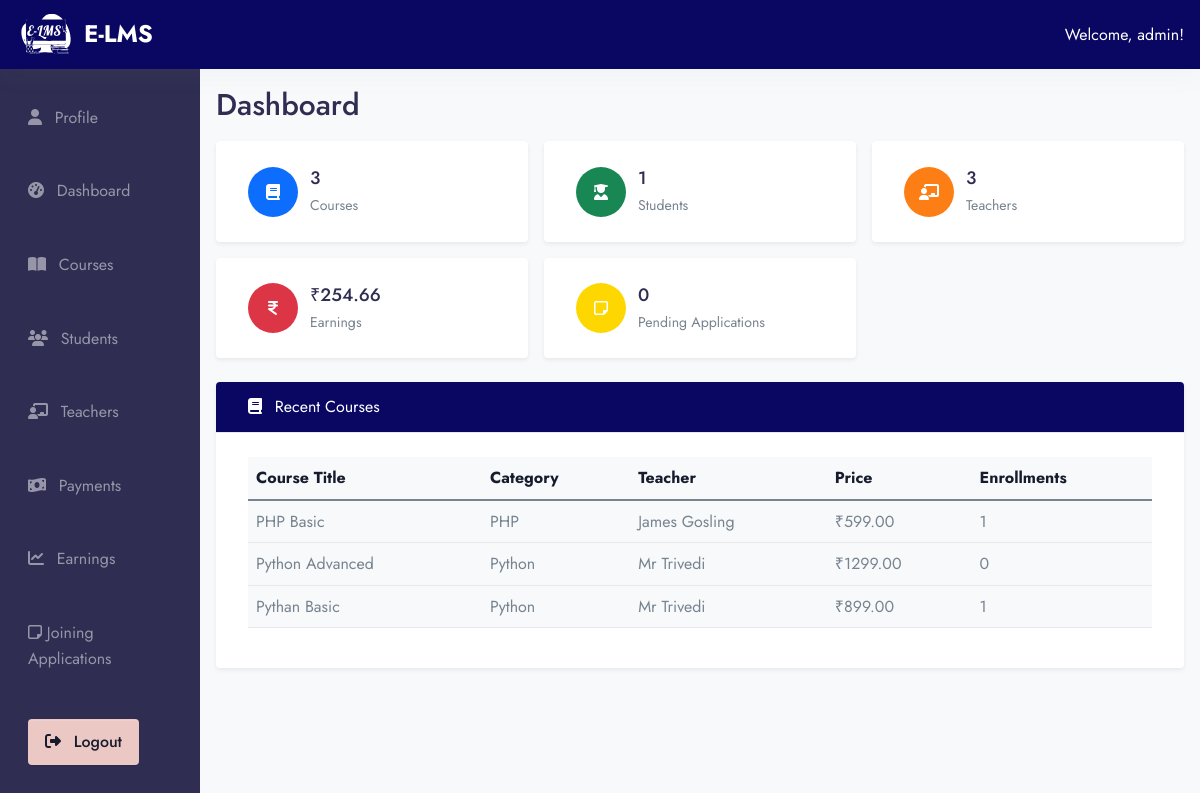
The app's page /ad-min/admin_dashboard/ (signed in) with its own data.
### app/models.py (models this page shows, shortened)
class Users(AbstractUser):
    ROLE_CHOICES = (
        ('student', 'Student'),
        ('teacher', 'Teacher'),
        ('admin', 'Admin'),
    )
    role = models.CharField(max_length=20, choices=ROLE_CHOICES, default='student')

class Course(models.Model):
    course_image = models.ImageField(upload_to="Media/course_image", null=True)
    teacher = models.ForeignKey(Teacher, on_delete=models.CASCADE, related_name="courses")
    title = models.CharField(max_length=255)
    descriptions = models.TextField()
    course_category = models.ForeignKey(Categories, on_delete=models.CASCADE, related_name="courses")
    level = models.ForeignKey(Level, on_delete=models.CASCADE, null=True,)
    language = models.ForeignKey(Language, on_delete=models.CASCADE, null=True,)
    slug = models.SlugField(default='',max_length=500, null=True,blank=True)
    price = models.DecimalField(max_digits=10, decimal_places=2)
    discount = models.DecimalField(max_digits=5, decimal_places=2, null=True, blank=True, default=0)

class Categories(models.Model):
    name = models.CharField(max_length=200)
    icon = models.CharField(max_length=200, null=True)

class Teacher(models.Model):
    user = models.OneToOneField(Users, on_delete=models.CASCADE, related_name="teacher_profile")
    email = models.EmailField()
    contact_no = models.CharField(max_length=10, null=True, blank=True)
    qualification = models.TextField()
    experience = models.IntegerField(default=0)  # in years
    rating = models.DecimalField(max_digits=3, decimal_places=2, default=0.0)
    bio = models.TextField(null=True, blank=True)

### E_LMS/admin_view.py (the view)
# urls.py: path('ad-min/admin_dashboard/', admin_view.admin_dashboard, name='admin_dashboard'),
@login_required
def admin_dashboard(request):
    user = request.user
    if user.role != 'admin':
        return page_not_found(request)
    course_count = Course.objects.count()
    student_count = Student.objects.count()
    teacher_count = Teacher.objects.count()
    application_count = TeacherApplication.objects.filter(status='pending').count()
    total_earnings = AdminEarning.objects.aggregate(total=models.Sum('commission_amount'))['total'] or 0
    recent_courses = Course.objects.select_related('teacher', 'course_category').order_by('-id')[:5]
    context = {
        'course_count': course_count,
        'student_count': student_count,
        'teacher_count': teacher_count,
        'application_count': application_count,
        'total_earnings': total_earnings,
        'recent_courses': recent_courses,
    }
    return render(request, 'admin/admin_dashboard.html', context)

### templates/admin/admin_dashboard.html (shortened to what this page needs)
{% extends 'base2.html' %}
{% load static %}
{% block content %}
<div class="container-fluid ">
  <div class="row">
      {% include 'admin/admin_sidebar.html' %}
    <div class="col-md-10 p-4">
      <h2 class="mb-4">Dashboard</h2>
        <div class="row g-4">
  <div class="col-md-4">
    <div class="card shadow-sm border-0">
      <div class="card-body d-flex align-items-center">
        <div class="me-3" style="width: 50px; height: 50px; border-radius: 50%; background-color: #0d6efd; display: flex; align-items: center; justify-content: center; color: white;">
          <i class="fas fa-book"></i>
        </div>
        <div>
          <h5 class="mb-0">{{ course_count }}</h5>
          <small>Courses</small>
        </div>
      </div>
    </div>
  </div>
  <div class="col-md-4">
    <div class="card shadow-sm border-0">
      <div class="card-body d-flex align-items-center">
        <div class="me-3" style="width: 50px; height: 50px; border-radius: 50%; background-color: #198754; display: flex; align-items: center; justify-content: center; color: white;">
          <i class="fas fa-user-graduate"></i>
        </div>
        <div>
          <h5 class="mb-0">{{ student_count }}</h5>
          <small>Students</small>
        </div>
      </div>
    </div>
  </div>
  <div class="col-md-4">
    <div class="card shadow-sm border-0">
      <div class="card-body d-flex align-items-center">
        <div class="me-3" style="width: 50px; height: 50px; border-radius: 50%; background-color: #fd7e14; display: flex; align-items: center; justify-content: center; color: white;">
          <i class="fas fa-chalkboard-teacher"></i>
        </div>
        <div>
          <h5 class="mb-0">{{ teacher_count }}</h5>
          <small>Teachers</small>
        </div>
      </div>
    </div>
  </div>
  <div class="col-md-4">
    <div class="card shadow-sm border-0">
      <div class="card-body d-flex align-items-center">
        <div class="me-3" style="width: 50px; height: 50px; border-radius: 50%; background-color: #dc3545; display: flex; align-items: center; justify-content: center; color: white;">
          <i class="fa-solid fa-indian-rupee-sign"></i>
        </div>
        <div>
          <h5 class="mb-0">₹{{ total_earnings|floatformat:2 }}</h5>
          <small>Earnings</small>
        </div>
      </div>
    </div>
  </div>
    <div class="col-md-4">
        <div class="card shadow-sm border-0">
          <div class="card-body d-flex align-items-center">
            <div class="me-3" style="width: 50px; height: 50px; border-radius: 50%; background-color: gold; display: flex; align-items: center; justify-content: center; color: white;">
              <i class="fa-regular fa-note-sticky"></i>
            </div>
            <div>
              <h5 class="mb-0">{{ application_count }}</h5>
              <small>Pending Applications </small>
            </div>
          </div>
        </div>
    </div>
</div>
      <div class="card mt-5 shadow-sm border-0">
        <div class="card-header bg-primary text-white">
          <i class="fas fa-book me-2"></i> Recent Courses
        </div>
        <div class="card-body">
          <div class="table-responsive">
            <table class="table table-hover align-middle">
              <thead class="table-light">
                <tr>
                  <th>Course Title</th>
                  <th>Category</th>
                  <th>Teacher</th>
                  <th>Price</th>
                  <th>Enrollments</th>
                </tr>
              </thead>
                <tbody>
                  {% for course in recent_courses %}
                    <tr>
                      <td>{{ course.title }}</td>
                      <td>{{ course.course_category.name }}</td>
                      <td>{{ course.teacher.user.get_full_name }}</td>
                        {% if course.price == 0 %}
                        <td>₹{{ course.price }}(Free)</td>
                        {% else %}
                        <td>₹{{ course.price }}</td>
                        {% endif %}
                      <td>{{ course.enrollments.count }}</td>
                    </tr>
                  {% empty %}
                    <tr>
                      <td colspan="5" class="text-center text-muted">No recent courses available.</td>
                    </tr>
                  {% endfor %}
                </tbody>
            </table>
          </div>
        </div>
      </div>
    </div>
  </div>
</div>
{% endblock %}

### templates/components/header_dash.html (shortened to what this page needs)
{% load static %}
<div class="col-12">
  <nav class="navbar navbar-dark bg-primary px-4 py-2 d-flex justify-content-between align-items-center shadow-light">
    <a class="navbar-brand d-flex align-items-center" href="#">
      <img src="{% static 'assets/img/E-LMS_Logo.svg' %}" alt="Project Logo" width="60" height="40" class="me-2">
      <span class="text-white fw-bold">E-LMS </span>
    </a>
    <div class="text-white">
      {% if request.user.is_authenticated %}
        <span class="fw-semibold">Welcome, {{ request.user.username }}!</span>
        {% endif %}
    </div>
  </nav>
</div>

### records on screen
Users: user.username "admin"
Course: title "PHP Basic", course_category.name "PHP", teacher.user.get_full_name "James Gosling", price "599.00", enrollments.count "1"
Course: title "Python Advanced", course_category.name "Python", teacher.user.get_full_name "Mr Trivedi", price "1299.00", enrollments.count "0"
Course: title "Pythan Basic", course_category.name "Python", teacher.user.get_full_name "Mr Trivedi", price "899.00", enrollments.count "1"

### other values on screen
{{ course_count }} "3"
{{ student_count }} "1"
{{ teacher_count }} "3"
{{ total_earnings|floatformat:2 }} "254.66"
{{ application_count }} "0"
